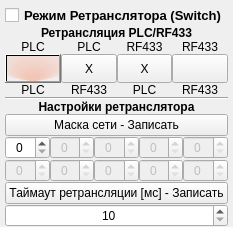
           <widget class="QWidget" name="SlaveMode_Widget" native="true">
            <layout class="QVBoxLayout" name="verticalLayout_10">
             <property name="spacing">
              <number>0</number>
             </property>
             <property name="leftMargin">
              <number>5</number>
             </property>
             <property name="topMargin">
              <number>5</number>
             </property>
             <property name="rightMargin">
              <number>5</number>
             </property>
             <property name="bottomMargin">
              <number>0</number>
             </property>
             <item>
              <widget class="QCheckBox" name="Switch">
               <property name="sizePolicy">
                <sizepolicy hsizetype="Minimum" vsizetype="Minimum">
                 <horstretch>0</horstretch>
                 <verstretch>0</verstretch>
                </sizepolicy>
               </property>
               <property name="minimumSize">
                <size>
                 <width>0</width>
                 <height>20</height>
                </size>
               </property>
               <property name="font">
                <font>
                 <family>Microsoft YaHei UI</family>
                 <pointsize>10</pointsize>
                 <weight>75</weight>
                 <bold>true</bold>
                </font>
               </property>
               <property name="layoutDirection">
                <enum>Qt::LeftToRight</enum>
               </property>
               <property name="text">
                <string>Режим Ретранслятора (Switch)</string>
               </property>
              </widget>
             </item>
             <item>
              <widget class="QWidget" name="RF_PLC_Net_Widget" native="true">
               <layout class="QVBoxLayout" name="verticalLayout_7">
                <property name="spacing">
                 <number>0</number>
                </property>
                <property name="leftMargin">
                 <number>0</number>
                </property>
                <property name="topMargin">
                 <number>0</number>
                </property>
                <property name="rightMargin">
                 <number>0</number>
                </property>
                <property name="bottomMargin">
                 <number>0</number>
                </property>
                <item>
                 <widget class="QLabel" name="label_3">
                  <property name="sizePolicy">
                   <sizepolicy hsizetype="Expanding" vsizetype="Minimum">
                    <horstretch>0</horstretch>
                    <verstretch>0</verstretch>
                   </sizepolicy>
                  </property>
                  <property name="font">
                   <font>
                    <family>Microsoft YaHei UI</family>
                    <pointsize>9</pointsize>
                    <weight>75</weight>
                    <bold>true</bold>
                   </font>
                  </property>
                  <property name="text">
                   <string>Ретрансляция PLC/RF433</string>
                  </property>
                  <property name="alignment">
                   <set>Qt::AlignCenter</set>
                  </property>
                 </widget>
                </item>
                <item>
                 <layout class="QGridLayout" name="gridLayout_4">
                  <property name="spacing">
                   <number>0</number>
                  </property>
                  <item row="3" column="0">
                   <widget class="QLabel" name="label_8">
                    <property name="sizePolicy">
                     <sizepolicy hsizetype="Expanding" vsizetype="Minimum">
                      <horstretch>0</horstretch>
                      <verstretch>0</verstretch>
                     </sizepolicy>
                    </property>
                    <property name="font">
                     <font>
                      <family>Microsoft YaHei UI</family>
                     </font>
                    </property>
                    <property name="text">
                     <string>PLC</string>
                    </property>
                    <property name="alignment">
                     <set>Qt::AlignCenter</set>
                    </property>
                   </widget>
                  </item>
                  <item row="0" column="1">
                   <widget class="QLabel" name="label_5">
                    <property name="sizePolicy">
                     <sizepolicy hsizetype="Expanding" vsizetype="Minimum">
                      <horstretch>0</horstretch>
                      <verstretch>0</verstretch>
                     </sizepolicy>
                    </property>
                    <property name="font">
                     <font>
                      <family>Microsoft YaHei UI</family>
                     </font>
                    </property>
                    <property name="text">
                     <string>PLC</string>
                    </property>
                    <property name="alignment">
                     <set>Qt::AlignCenter</set>
                    </property>
                   </widget>
                  </item>
                  <item row="2" column="0">
                   <widget class="QToolButton" name="btnPLCToPLCRet">
                    <property name="sizePolicy">
                     <sizepolicy hsizetype="Expanding" vsizetype="Minimum">
                      <horstretch>0</horstretch>
                      <verstretch>0</verstretch>
                     </sizepolicy>
                    </property>
                    <property name="font">
                     <font>
                      <family>Microsoft YaHei UI</family>
                     </font>
                    </property>
                    <property name="styleSheet">
                     <string notr="true">background-color: qradialgradient(spread:pad, cx:0.503114, cy:0.168, radius:0.824, fx:0.497929, fy:0.99116, stop:0.153257 rgba(255, 65, 0, 59), stop:1 rgba(0, 0, 0, 0));</string>
                    </property>
                    <property name="text">
                     <string/>
                    </property>
                    <property name="icon">
                     <iconset resource="../RESOURCES/images.qrc">
                      <normaloff>:/images/icons/images/down_red.png</normaloff>
                      <normalon>:/images/icons/images/down_green.png</normalon>:/images/icons/images/down_red.png</iconset>
                    </property>
                    <property name="iconSize">
                     <size>
                      <width>20</width>
                      <height>20</height>
                     </size>
                    </property>
                    <property name="checkable">
                     <bool>true</bool>
                    </property>
                    <property name="checked">
                     <bool>false</bool>
                    </property>
                   </widget>
                  </item>
                  <item row="0" column="0">
                   <widget class="QLabel" name="label_4">
                    <property name="sizePolicy">
                     <sizepolicy hsizetype="Expanding" vsizetype="Minimum">
                      <horstretch>0</horstretch>
                      <verstretch>0</verstretch>
                     </sizepolicy>
                    </property>
                    <property name="font">
                     <font>
                      <family>Microsoft YaHei UI</family>
                     </font>
                    </property>
                    <property name="text">
                     <string>PLC</string>
                    </property>
                    <property name="alignment">
                     <set>Qt::AlignCenter</set>
                    </property>
                   </widget>
                  </item>
                  <item row="2" column="3">
                   <widget class="QToolButton" name="btnRFToRFRet">
                    <property name="sizePolicy">
                     <sizepolicy hsizetype="Expanding" vsizetype="Minimum">
                      <horstretch>0</horstretch>
                      <verstretch>0</verstretch>
                     </sizepolicy>
                    </property>
                    <property name="font">
                     <font>
                      <family>Microsoft YaHei UI</family>
                     </font>
                    </property>
                    <property name="text">
                     <string/>
                    </property>
                    <property name="icon">
                     <iconset resource="../RESOURCES/images.qrc">
                      <normaloff>:/images/icons/images/down_red.png</normaloff>
                      <normalon>:/images/icons/images/down_green.png</normalon>:/images/icons/images/down_red.png</iconset>
                    </property>
                    <property name="iconSize">
                     <size>
                      <width>20</width>
                      <height>20</height>
                     </size>
                    </property>
                    <property name="checkable">
                     <bool>true</bool>
                    </property>
                    <property name="checked">
                     <bool>false</bool>
                    </property>
                   </widget>
                  </item>
                  <item row="3" column="1">
                   <widget class="QLabel" name="label_9">
                    <property name="sizePolicy">
                     <sizepolicy hsizetype="Expanding" vsizetype="Minimum">
                      <horstretch>0</horstretch>
                      <verstretch>0</verstretch>
                     </sizepolicy>
                    </property>
                    <property name="font">
                     <font>
                      <family>Microsoft YaHei UI</family>
                     </font>
                    </property>
                    <property name="text">
                     <string>RF433</string>
                    </property>
                    <property name="alignment">
                     <set>Qt::AlignCenter</set>
                    </property>
                   </widget>
                  </item>
                  <item row="2" column="1">
                   <widget class="QToolButton" name="btnPLCToRFRet">
                    <property name="enabled">
                     <bool>true</bool>
                    </property>
                    <property name="sizePolicy">
                     <sizepolicy hsizetype="Expanding" vsizetype="Minimum">
                      <horstretch>0</horstretch>
                      <verstretch>0</verstretch>
                     </sizepolicy>
                    </property>
                    <property name="font">
                     <font>
                      <family>Microsoft YaHei UI</family>
                     </font>
                    </property>
                    <property name="text">
                     <string>Х</string>
                    </property>
                    <property name="icon">
                     <iconset resource="../RESOURCES/images.qrc">
                      <normaloff>:/images/icons/images/down_red.png</normaloff>
                      <normalon>:/images/icons/images/down_green.png</normalon>:/images/icons/images/down_red.png</iconset>
                    </property>
                    <property name="iconSize">
                     <size>
                      <width>20</width>
                      <height>20</height>
                     </size>
                    </property>
                    <property name="checkable">
                     <bool>true</bool>
                    </property>
                    <property name="checked">
                     <bool>false</bool>
                    </property>
                   </widget>
                  </item>
                  <item row="2" column="2">
                   <widget class="QToolButton" name="btnRFToPLCRet">
                    <property name="sizePolicy">
                     <sizepolicy hsizetype="Expanding" vsizetype="Minimum">
                      <horstretch>0</horstretch>
                      <verstretch>0</verstretch>
                     </sizepolicy>
                    </property>
                    <property name="font">
                     <font>
                      <family>Microsoft YaHei UI</family>
                     </font>
                    </property>
                    <property name="text">
                     <string>Х</string>
                    </property>
                    <property name="icon">
                     <iconset resource="../RESOURCES/images.qrc">
                      <normaloff>:/images/icons/images/down_red.png</normaloff>
                      <normalon>:/images/icons/images/down_green.png</normalon>:/images/icons/images/down_red.png</iconset>
                    </property>
                    <property name="iconSize">
                     <size>
                      <width>20</width>
                      <height>20</height>
                     </size>
                    </property>
                    <property name="checkable">
                     <bool>true</bool>
                    </property>
                    <property name="checked">
                     <bool>false</bool>
                    </property>
                   </widget>
                  </item>
                  <item row="0" column="3">
                   <widget class="QLabel" name="label_7">
                    <property name="sizePolicy">
                     <sizepolicy hsizetype="Expanding" vsizetype="Minimum">
                      <horstretch>0</horstretch>
                      <verstretch>0</verstretch>
                     </sizepolicy>
                    </property>
                    <property name="font">
                     <font>
                      <family>Microsoft YaHei UI</family>
                     </font>
                    </property>
                    <property name="text">
                     <string>RF433</string>
                    </property>
                    <property name="alignment">
                     <set>Qt::AlignCenter</set>
                    </property>
                   </widget>
                  </item>
                  <item row="3" column="3">
                   <widget class="QLabel" name="label_11">
                    <property name="sizePolicy">
                     <sizepolicy hsizetype="Expanding" vsizetype="Minimum">
                      <horstretch>0</horstretch>
                      <verstretch>0</verstretch>
                     </sizepolicy>
                    </property>
                    <property name="font">
                     <font>
                      <family>Microsoft YaHei UI</family>
                     </font>
                    </property>
                    <property name="text">
                     <string>RF433</string>
                    </property>
                    <property name="alignment">
                     <set>Qt::AlignCenter</set>
                    </property>
                   </widget>
                  </item>
                  <item row="3" column="2">
                   <widget class="QLabel" name="label_10">
                    <property name="sizePolicy">
                     <sizepolicy hsizetype="Expanding" vsizetype="Minimum">
                      <horstretch>0</horstretch>
                      <verstretch>0</verstretch>
                     </sizepolicy>
                    </property>
                    <property name="font">
                     <font>
                      <family>Microsoft YaHei UI</family>
                     </font>
                    </property>
                    <property name="text">
                     <string>PLC</string>
                    </property>
                    <property name="alignment">
                     <set>Qt::AlignCenter</set>
                    </property>
                   </widget>
                  </item>
                  <item row="0" column="2">
                   <widget class="QLabel" name="label_6">
                    <property name="sizePolicy">
                     <sizepolicy hsizetype="Expanding" vsizetype="Minimum">
                      <horstretch>0</horstretch>
                      <verstretch>0</verstretch>
                     </sizepolicy>
                    </property>
                    <property name="font">
                     <font>
                      <family>Microsoft YaHei UI</family>
                     </font>
                    </property>
                    <property name="text">
                     <string>RF433</string>
                    </property>
                    <property name="alignment">
                     <set>Qt::AlignCenter</set>
                    </property>
                   </widget>
                  </item>
                 </layout>
                </item>
               </layout>
              </widget>
             </item>
             <item>
              <widget class="QWidget" name="NetMask_Widget" native="true">
               <layout class="QVBoxLayout" name="verticalLayout_9">
                <property name="spacing">
                 <number>0</number>
                </property>
                <property name="leftMargin">
                 <number>0</number>
                </property>
                <property name="topMargin">
                 <number>0</number>
                </property>
                <property name="rightMargin">
                 <number>0</number>
                </property>
                <property name="bottomMargin">
                 <number>0</number>
                </property>
                <item>
                 <widget class="Line" name="line_3">
                  <property name="orientation">
                   <enum>Qt::Horizontal</enum>
                  </property>
                 </widget>
                </item>
                <item>
                 <widget class="QLabel" name="label_12">
                  <property name="sizePolicy">
                   <sizepolicy hsizetype="Expanding" vsizetype="Minimum">
                    <horstretch>0</horstretch>
                    <verstretch>0</verstretch>
                   </sizepolicy>
                  </property>
                  <property name="font">
                   <font>
                    <family>Microsoft YaHei UI</family>
                    <pointsize>9</pointsize>
                    <weight>75</weight>
                    <bold>true</bold>
                   </font>
                  </property>
                  <property name="text">
                   <string>Настройки ретранслятора</string>
                  </property>
                  <property name="alignment">
                   <set>Qt::AlignCenter</set>
                  </property>
                 </widget>
                </item>
                <item>
                 <widget class="QPushButton" name="SetMask">
                  <property name="sizePolicy">
                   <sizepolicy hsizetype="Expanding" vsizetype="Minimum">
                    <horstretch>0</horstretch>
                    <verstretch>0</verstretch>
                   </sizepolicy>
                  </property>
                  <property name="minimumSize">
                   <size>
                    <width>0</width>
                    <height>0</height>
                   </size>
                  </property>
                  <property name="text">
                   <string>Маска сети - Записать</string>
                  </property>
                 </widget>
                </item>
                <item>
                 <layout class="QGridLayout" name="gridLayout_5">
                  <property name="spacing">
                   <number>0</number>
                  </property>
                  <item row="0" column="0">
                   <widget class="QSpinBox" name="LVL0">
                    <property name="minimumSize">
                     <size>
                      <width>0</width>
                      <height>20</height>
                     </size>
                    </property>
                    <property name="font">
                     <font>
                      <family>Microsoft YaHei UI</family>
                     </font>
                    </property>
                    <property name="alignment">
                     <set>Qt::AlignCenter</set>
                    </property>
                    <property name="maximum">
                     <number>15</number>
                    </property>
                   </widget>
                  </item>
                  <item row="0" column="1">
                   <widget class="QSpinBox" name="LVL1">
                    <property name="enabled">
                     <bool>false</bool>
                    </property>
                    <property name="minimumSize">
                     <size>
                      <width>0</width>
                      <height>20</height>
                     </size>
                    </property>
                    <property name="font">
                     <font>
                      <family>Microsoft YaHei UI</family>
                     </font>
                    </property>
                    <property name="alignment">
                     <set>Qt::AlignCenter</set>
                    </property>
                    <property name="maximum">
                     <number>15</number>
                    </property>
                   </widget>
                  </item>
                  <item row="0" column="3">
                   <widget class="QSpinBox" name="LVL3">
                    <property name="enabled">
                     <bool>false</bool>
                    </property>
                    <property name="minimumSize">
                     <size>
                      <width>0</width>
                      <height>20</height>
                     </size>
                    </property>
                    <property name="font">
                     <font>
                      <family>Microsoft YaHei UI</family>
                     </font>
                    </property>
                    <property name="alignment">
                     <set>Qt::AlignCenter</set>
                    </property>
                    <property name="maximum">
                     <number>15</number>
                    </property>
                   </widget>
                  </item>
                  <item row="1" column="4">
                   <widget class="QSpinBox" name="LVL9">
                    <property name="enabled">
                     <bool>false</bool>
                    </property>
                    <property name="minimumSize">
                     <size>
                      <width>0</width>
                      <height>20</height>
                     </size>
                    </property>
                    <property name="font">
                     <font>
                      <family>Microsoft YaHei UI</family>
                     </font>
                    </property>
                    <property name="alignment">
                     <set>Qt::AlignCenter</set>
                    </property>
                    <property name="maximum">
                     <number>3</number>
                    </property>
                   </widget>
                  </item>
                  <item row="0" column="4">
                   <widget class="QSpinBox" name="LVL4">
                    <property name="enabled">
                     <bool>false</bool>
                    </property>
                    <property name="minimumSize">
                     <size>
                      <width>0</width>
                      <height>20</height>
                     </size>
                    </property>
                    <property name="font">
                     <font>
                      <family>Microsoft YaHei UI</family>
                     </font>
                    </property>
                    <property name="alignment">
                     <set>Qt::AlignCenter</set>
                    </property>
                    <property name="maximum">
                     <number>7</number>
                    </property>
                   </widget>
                  </item>
                  <item row="0" column="2">
                   <widget class="QSpinBox" name="LVL2">
                    <property name="enabled">
                     <bool>false</bool>
                    </property>
                    <property name="minimumSize">
                     <size>
                      <width>0</width>
                      <height>20</height>
                     </size>
                    </property>
                    <property name="font">
                     <font>
                      <family>Microsoft YaHei UI</family>
                     </font>
                    </property>
                    <property name="alignment">
                     <set>Qt::AlignCenter</set>
                    </property>
                    <property name="maximum">
                     <number>15</number>
                    </property>
                   </widget>
                  </item>
                  <item row="1" column="1">
                   <widget class="QSpinBox" name="LVL6">
                    <property name="enabled">
                     <bool>false</bool>
                    </property>
                    <property name="minimumSize">
                     <size>
                      <width>0</width>
                      <height>20</height>
                     </size>
                    </property>
                    <property name="font">
                     <font>
                      <family>Microsoft YaHei UI</family>
                     </font>
                    </property>
                    <property name="alignment">
                     <set>Qt::AlignCenter</set>
                    </property>
                    <property name="maximum">
                     <number>7</number>
                    </property>
                   </widget>
                  </item>
                  <item row="1" column="2">
                   <widget class="QSpinBox" name="LVL7">
                    <property name="enabled">
                     <bool>false</bool>
                    </property>
                    <property name="minimumSize">
                     <size>
                      <width>0</width>
                      <height>20</height>
                     </size>
                    </property>
                    <property name="font">
                     <font>
                      <family>Microsoft YaHei UI</family>
                     </font>
                    </property>
                    <property name="alignment">
                     <set>Qt::AlignCenter</set>
                    </property>
                    <property name="maximum">
                     <number>7</number>
                    </property>
                   </widget>
                  </item>
                  <item row="1" column="3">
                   <widget class="QSpinBox" name="LVL8">
                    <property name="enabled">
                     <bool>false</bool>
                    </property>
                    <property name="minimumSize">
                     <size>
                      <width>0</width>
                      <height>20</height>
                     </size>
                    </property>
                    <property name="font">
                     <font>
                      <family>Microsoft YaHei UI</family>
                     </font>
                    </property>
                    <property name="alignment">
                     <set>Qt::AlignCenter</set>
                    </property>
                    <property name="maximum">
                     <number>3</number>
                    </property>
                   </widget>
                  </item>
                  <item row="1" column="0">
                   <widget class="QSpinBox" name="LVL5">
                    <property name="enabled">
                     <bool>false</bool>
                    </property>
                    <property name="minimumSize">
                     <size>
                      <width>0</width>
                      <height>20</height>
                     </size>
                    </property>
                    <property name="font">
                     <font>
                      <family>Microsoft YaHei UI</family>
                     </font>
                    </property>
                    <property name="alignment">
                     <set>Qt::AlignCenter</set>
                    </property>
                    <property name="maximum">
                     <number>7</number>
                    </property>
                   </widget>
                  </item>
                 </layout>
                </item>
               </layout>
              </widget>
             </item>
             <item>
              <widget class="QWidget" name="Timeout_Widget" native="true">
               <property name="styleSheet">
                <string notr="true"/>
               </property>
               <layout class="QVBoxLayout" name="verticalLayout_5">
                <property name="spacing">
                 <number>0</number>
                </property>
                <property name="leftMargin">
                 <number>0</number>
                </property>
                <property name="topMargin">
                 <number>0</number>
                </property>
                <property name="rightMargin">
                 <number>0</number>
                </property>
                <property name="bottomMargin">
                 <number>0</number>
                </property>
                <item>
                 <widget class="QPushButton" name="SetTimeout">
                  <property name="sizePolicy">
                   <sizepolicy hsizetype="Expanding" vsizetype="Minimum">
                    <horstretch>0</horstretch>
                    <verstretch>0</verstretch>
                   </sizepolicy>
                  </property>
                  <property name="minimumSize">
                   <size>
                    <width>0</width>
                    <height>0</height>
                   </size>
                  </property>
                  <property name="text">
                   <string>Таймаут ретрансляции [мс] - Записать</string>
                  </property>
                 </widget>
                </item>
                <item>
                 <widget class="QSpinBox" name="SwitchTM">
                  <property name="sizePolicy">
                   <sizepolicy hsizetype="Expanding" vsizetype="Minimum">
                    <horstretch>0</horstretch>
                    <verstretch>0</verstretch>
                   </sizepolicy>
                  </property>
                  <property name="font">
                   <font>
                    <family>Microsoft YaHei UI</family>
                   </font>
                  </property>
                  <property name="alignment">
                   <set>Qt::AlignCenter</set>
                  </property>
                  <property name="minimum">
                   <number>10</number>
                  </property>
                  <property name="maximum">
                   <number>30000</number>
                  </property>
                  <property name="value">
                   <number>10</number>
                  </property>
                 </widget>
                </item>
               </layout>
              </widget>
             </item>
            </layout>
           </widget>
